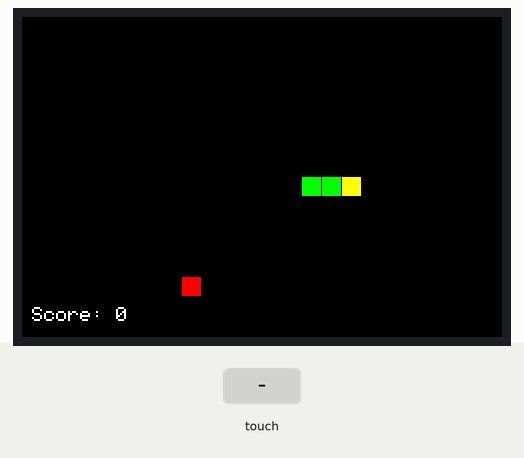
Simulated run of this sketch. Board: ESP32. On the bench: 480×320 colour display. Inputs (shaded band) come from the test bench. Random numbers use the default seed unless the sketch sets one; what the sketch prints to the serial monitor is not drawn.

Above: at 1.5 s.
1.6 s: touch panel pressed at 13 % / 10 % of its raw x / y range
At 4.4 s:
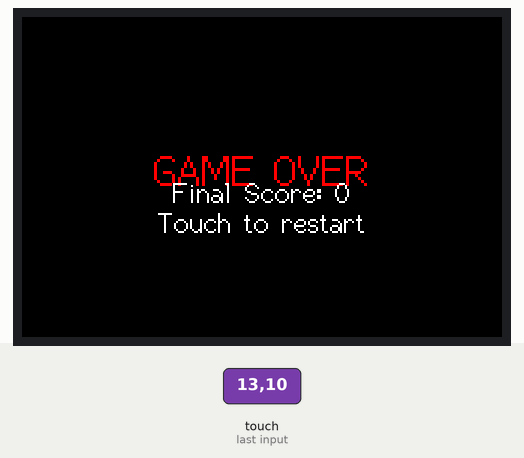
4.6 s: touch panel pressed at 13 % / 30 % of its raw x / y range
At 7.26 s:
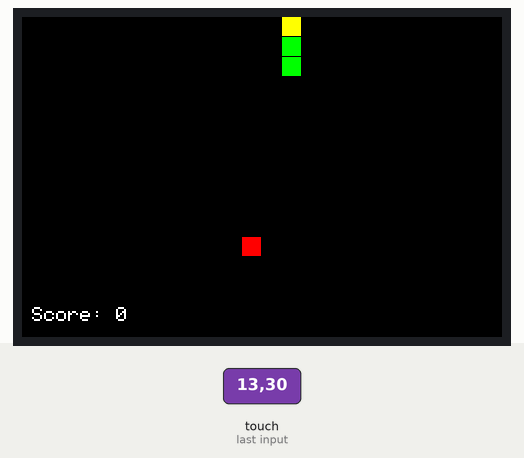
Timing chart, 0 to 8.8 s (numbered marks = the images above; inputs shaded):
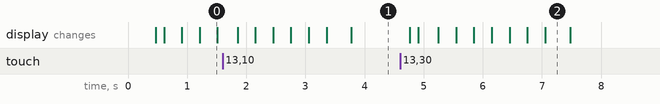

Measured:
- after the input at 4.6 s, the display: first changes after 0.16 s (image 2 shows a later state)
- what the display in image 2 shows lasts 0.4 s, from 7.1 s to 7.5 s

The sketch:

snakegame.ino
```cpp
// Snake Game with Swipe Controls - Fixed
#include <TFT_eSPI.h>
#include <SPI.h>
#include <XPT2046_Touchscreen.h>
#include <Arduino.h>

// Hardware config
#define TOUCH_CS 9
#define SCREEN_WIDTH 480
#define SCREEN_HEIGHT 320
#define GRID_SIZE 20
#define GRID_WIDTH (SCREEN_WIDTH / GRID_SIZE)
#define GRID_HEIGHT (SCREEN_HEIGHT / GRID_SIZE)

// Snake state
int snakeX[100], snakeY[100], snakeLen = 3;
int dirX = 1, dirY = 0;
int foodX, foodY;
unsigned long lastMove = 0;
int score = 0;
bool gameOver = false;
bool redraw = true;
bool firstDraw = true;

// Swipe detection
int swipeStartX = 0, swipeStartY = 0;
int swipeEndX = 0, swipeEndY = 0;
bool swipeInProgress = false;
unsigned long swipeStartTime = 0;
#define MIN_SWIPE_DISTANCE 30  // Reduced for more sensitivity
#define MAX_SWIPE_TIME 300     // Reduced for faster response

// Previous positions for efficient redraw
int prevSnakeX[100], prevSnakeY[100], prevSnakeLen = 0;
int prevFoodX = -1, prevFoodY = -1;
int prevScore = -1;

// Display and Touch
TFT_eSPI tft = TFT_eSPI();
XPT2046_Touchscreen ts(TOUCH_CS);

void setup() {
  Serial.begin(9600);
  Serial.println("Snake Game with Swipe Controls Starting...");

  // Initialize SPI for touch screen
  SPI.begin();

  // Initialize display
  tft.init();
  tft.setRotation(3);
  tft.fillScreen(TFT_BLACK);

  // Initialize touch screen
  ts.begin();

  randomSeed(analogRead(A0));
  resetGame();

  Serial.println("Snake Game Ready!");
}

void loop() {
  // Read touch
  TS_Point p = ts.getPoint();
  bool touch = (p.z > 0);

  if (touch) {
    // Map touch coordinates (using your calibration values)
    int x = map(p.x, 611, 3575, 0, SCREEN_WIDTH);
    int y = map(p.y, 719, 3431, 0, SCREEN_HEIGHT);
    x = constrain(x, 0, SCREEN_WIDTH-1);
    y = constrain(y, 0, SCREEN_HEIGHT-1);

    if (gameOver) {
      // Any touch restarts the game when game over
      resetGame();
      redraw = true;
      return;
    }

    if (!swipeInProgress) {
      // Start of swipe
      swipeStartX = x;
      swipeStartY = y;
      swipeStartTime = millis();
      swipeInProgress = true;

      Serial.print("Swipe start: ");
      Serial.print(x);
      Serial.print(", ");
      Serial.println(y);
    } else {
      // Update end position during swipe
      swipeEndX = x;
      swipeEndY = y;
    }
  } else {
    if (swipeInProgress && !gameOver) {
      // End of swipe - calculate direction
      int deltaX = swipeEndX - swipeStartX;
      int deltaY = swipeEndY - swipeStartY;
      int distance = sqrt(deltaX * deltaX + deltaY * deltaY);
      unsigned long swipeTime = millis() - swipeStartTime;

      Serial.print("Swipe end - Distance: ");
      Serial.print(distance);
      Serial.print(" Time: ");
      Serial.println(swipeTime);

      if (distance > MIN_SWIPE_DISTANCE && swipeTime < MAX_SWIPE_TIME) {
        // Valid swipe detected
        if (abs(deltaX) > abs(deltaY)) {
          // Horizontal swipe
          if (deltaX > 0 && dirX != -1) {
            dirX = 1; dirY = 0; // Right
            Serial.println("Swipe RIGHT");
          } else if (deltaX < 0 && dirX != 1) {
            dirX = -1; dirY = 0; // Left
            Serial.println("Swipe LEFT");
          }
        } else {
          // Vertical swipe
          if (deltaY > 0 && dirY != -1) {
            dirX = 0; dirY = 1; // Down
            Serial.println("Swipe DOWN");
          } else if (deltaY < 0 && dirY != 1) {
            dirX = 0; dirY = -1; // Up
            Serial.println("Swipe UP");
          }
        }
        redraw = true;
      }

      swipeInProgress = false;
    }
  }

  // Snake auto-move
  if (!gameOver && millis() - lastMove > 300) {
    updateSnake();
    redraw = true;
  }

  // Redraw if needed
  if (redraw) {
    drawGame();
    redraw = false;
  }
}

void resetGame() {
  snakeLen = 3;
  dirX = 1;
  dirY = 0;
  score = 0;
  gameOver = false;

  // Initialize snake in center
  for (int i = 0; i < snakeLen; i++) {
    snakeX[i] = GRID_WIDTH/2 - i;
    snakeY[i] = GRID_HEIGHT/2;
  }

  // Generate food
  generateFood();

  // Reset previous positions
  prevSnakeLen = 0;
  prevFoodX = -1;
  prevFoodY = -1;
  prevScore = -1;
  firstDraw = true;
}

void generateFood() {
  do {
    foodX = random(0, GRID_WIDTH);
    foodY = random(0, GRID_HEIGHT);
  } while (foodX == snakeX[0] && foodY == snakeY[0]);
}

void updateSnake() {
  lastMove = millis();

  // Move body
  for (int i = snakeLen - 1; i > 0; i--) {
    snakeX[i] = snakeX[i-1];
    snakeY[i] = snakeY[i-1];
  }

  // Move head
  snakeX[0] += dirX;
  snakeY[0] += dirY;

  // Check wall collision
  if (snakeX[0] < 0 || snakeX[0] >= GRID_WIDTH ||
      snakeY[0] < 0 || snakeY[0] >= GRID_HEIGHT) {
    gameOver = true;
    return;
  }

  // Check self collision
  for (int i = 1; i < snakeLen; i++) {
    if (snakeX[0] == snakeX[i] && snakeY[0] == snakeY[i]) {
      gameOver = true;
      return;
    }
  }

  // Check food collision
  if (snakeX[0] == foodX && snakeY[0] == foodY) {
    snakeLen++;
    score++;
    generateFood();
  }
}

void drawGame() {
  if (firstDraw) {
    // Full screen redraw
    tft.fillScreen(TFT_BLACK);
    firstDraw = false;
  }

  if (gameOver) {
    // Game over screen
    tft.fillScreen(TFT_BLACK);
    tft.setTextColor(TFT_RED);
    tft.setTextSize(3);
    tft.drawCentreString("GAME OVER", SCREEN_WIDTH/2, SCREEN_HEIGHT/2 - 30, 2);

    tft.setTextColor(TFT_WHITE);
    tft.setTextSize(2);
    tft.drawCentreString("Final Score: " + String(score), SCREEN_WIDTH/2, SCREEN_HEIGHT/2, 2);
    tft.drawCentreString("Touch to restart", SCREEN_WIDTH/2, SCREEN_HEIGHT/2 + 30, 2);
    return;
  }

  // Clear old snake segments
  for (int i = 0; i < prevSnakeLen; i++) {
    tft.fillRect(prevSnakeX[i] * GRID_SIZE, prevSnakeY[i] * GRID_SIZE,
                 GRID_SIZE - 1, GRID_SIZE - 1, TFT_BLACK);
  }

  // Clear old food
  if (prevFoodX >= 0 && prevFoodY >= 0) {
    tft.fillRect(prevFoodX * GRID_SIZE, prevFoodY * GRID_SIZE,
                 GRID_SIZE - 1, GRID_SIZE - 1, TFT_BLACK);
  }

  // Draw new snake
  for (int i = 0; i < snakeLen; i++) {
    uint16_t color = (i == 0) ? TFT_YELLOW : TFT_GREEN;  // Head is yellow
    tft.fillRect(snakeX[i] * GRID_SIZE, snakeY[i] * GRID_SIZE,
                 GRID_SIZE - 1, GRID_SIZE - 1, color);
  }

  // Draw new food
  tft.fillRect(foodX * GRID_SIZE, foodY * GRID_SIZE,
               GRID_SIZE - 1, GRID_SIZE - 1, TFT_RED);

  // Update score if changed - moved to bottom left
  if (score != prevScore) {
    tft.fillRect(10, SCREEN_HEIGHT - 30, 200, 25, TFT_BLACK);  // Clear area at bottom left
    tft.setTextColor(TFT_WHITE);
    tft.setTextSize(2);
    tft.drawString("Score: " + String(score), 10, SCREEN_HEIGHT - 30);
    prevScore = score;
  }

  // Store current positions for next frame
  for (int i = 0; i < snakeLen; i++) {
    prevSnakeX[i] = snakeX[i];
    prevSnakeY[i] = snakeY[i];
  }
  prevSnakeLen = snakeLen;
  prevFoodX = foodX;
  prevFoodY = foodY;
}
```
